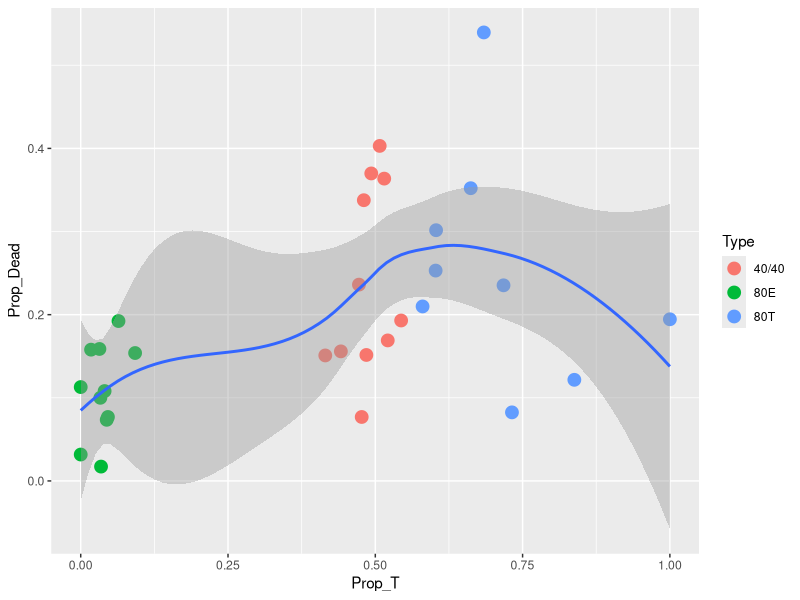
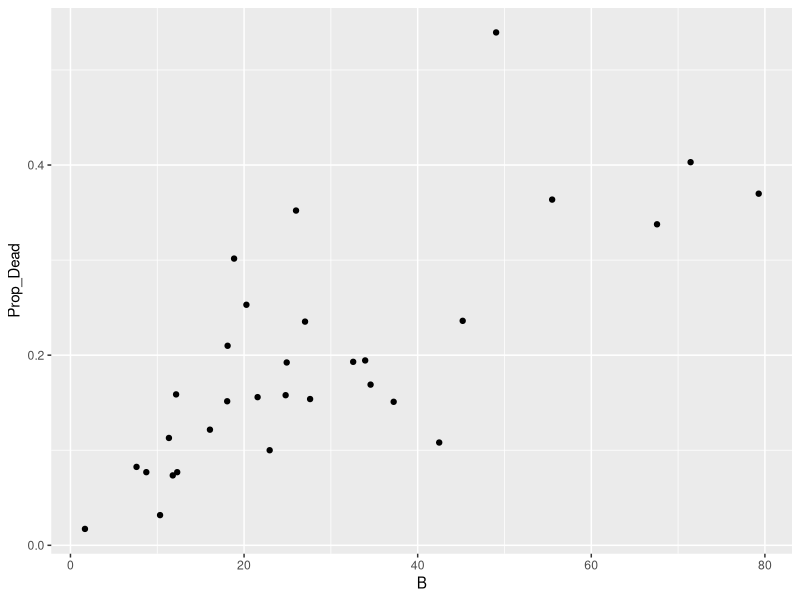

These charts were generated, in order, by the following R code:
library(readxl)
library(dplyr)
library(ggplot2)


astred <- read_excel("Data/Astred24.xlsx", na = "NA", sheet = "Mussel")

astred <-
astred %>% 
  filter(!is.na(Type))


cage_param <- 
astred %>%
  group_by(Type, Cage_ID) %>% 
  summarise(Prop_T = mean(Morphotype == "t"), 
            Prop_Dead = mean(Status == "dead")) 
  


arubens <- read_excel("Data/Astred24.xlsx", na = "NA", sheet = "Asterias rubens")

df <-
arubens %>%
  group_by(Type, Cage_ID) %>% 
  summarise(B = sum(W)) 

cage_param <-
merge(cage_param, df, all.x = T)


 
ggplot(data = cage_param, aes(x = Prop_T, y = Prop_Dead)) +
  geom_point(aes(color = Type), size = 4) +
  geom_smooth(method = "loess", se = T)
  
ggplot(data = cage_param, aes(x = B, y = Prop_Dead)) +
  geom_point()






